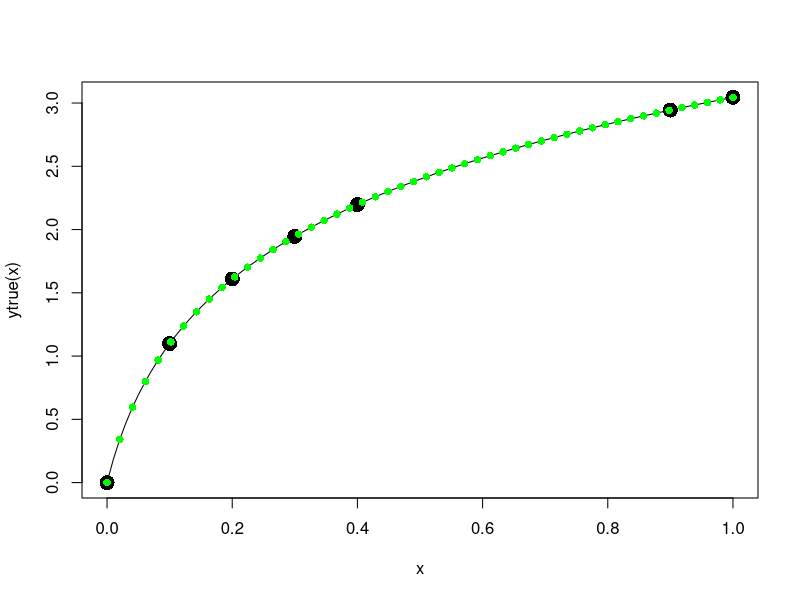

Here is the R script that generated this plot: (Note: this script raises an error after producing the figure.)
## ---- chunk 1
# monotone increasing function
ytrue <- function(x) {log(20*x + 1)}  # x > -1/20

# inputs where fcn evaluated
x <- c(0, 0.1, 0.2, 0.3, 0.4, 0.9, 1)   
# true/known model values
y <- ytrue(x)

# prediction set inputs
xstar <- seq(0, 1, length.out = 50) 

# derivative set inputs
xprime <- c(0.42, 0.47, 0.52, 0.57, 0.62, 0.67, 0.72, 0.77, 0.82, 0.87)  

given <- list(x = cbind(x), xprime = cbind(xprime), xstar = cbind(xstar), 
              y = y)
## ---- chunk 2
# GOAL: (l, sig2, ystar1,... ystar50, yprime1, ..., yprime10)
plot(x, ytrue(x), pch = 16, cex = 2)
curve(ytrue, add = TRUE)
points(xstar, ytrue(xstar), pch = 16, col = "green")
points(xstar, chain.ystar[,10], col = "red")
## ---- chunk 3
# N: number of particles

Q1 <- function(N) { 
  # N: number of particles
  # independent, scaled random walk for l proposals
  trunc <- NULL
  
  while(length(trunc) != N) {
    prop <- rnorm(1, 0, 1)
    if (prop > 0) {
      trunc <- c(trunc, prop)
    }
  }
  return(trunc)  # qqq need l >0
}

Q2 <- function(N, sig2.old) {
  # N: number of particles
  # proposal for sig2
  return(rchisq(N, df = sig2old))
}

library(mvtnorm)
Q3 <- function(N, ystar.old, yprime.old, 
               qt, xstar, xprime) {
  
  qt <- 0 
  
  # r(., .) function (p6)
  r <- function(xi, xj, sig2 = 1, ltrans = 1) {
  
  # g(.): from Matern classs of covariance functions
  ## only need g = g_k because dim(x) = 1
  ## modified bessel function of the second kind
  ## https://stat.ethz.ch/pipermail/r-help/2002-December/027850.html
  g <- function(xi, xj, ltrans) {
    
    # 2^(1 - lambda) / gamma(lambda) * 
    #   ( sqrt(2 * lambda) * abs(xi - xj) / l ) ^ lambda *
    #   besselK(sqrt(2 * lambda) * abs(xi - xj) / l, nu = lambda)
    
    ## version where ltrans = sqrt(2 * lambda) / l
    
    # FROM NOW ON l = ltrans
    lambda <- 5/2
    2^(1 - lambda) / gamma(lambda) * 
      ( ltrans * abs(xi - xj) ) ^ lambda *
      besselK( ltrans * abs(xi - xj), nu = lambda)
    
  }
  
  if (xi == xj) {
    return(sig2)
  } else {
    return(sig2 * g(xi, xj, ltrans))
  }
  
  }
  
  # R matrix for a vector of inputs 
  Rmat <- function(x, sig2 = 1, l = 1) {
  
  R <- matrix(NA, nrow = length(x), ncol = length(x))
  
  for (i in 1:length(x)) { # I know this is inefficient
    for (j in 1:length(x)) {
      
        R[i, j] <- r(xi = x[i], xj = x[j], sig2 = sig2, l = l)
      
    }
  }
  
  return(R)
  }
  
  diags <- Rmat(xstar, xprime)
  Sti <- rbind(cbind(Rmat(xstar, xstar)), diags,
               cbind(diags, Rmat(xprime, xprime)))
  
  return(dmvnorm(N, 
                 mean = c(ystar.old, yprime.old), 
                 sigma = qt*Sti))
  
}
## ---- chunk 4
N <- 100  # particles
n <- 20  # time
tau <- seq(0, 10e-6, length.out = n-1)

# 1. initialise (ith row = ith particle)
particles.l <- matrix(1, ncol = 1, nrow = N)
particles.sig2 <- matrix(1, ncol = 1, nrow = N)
particles.ystar <- matrix(NA, ncol = length(xstar), nrow = N)
particles.yprime <- matrix(NA, ncol = length(xprime), nrow = N)

for (i in 1:N) {
 particles.ystar[i,] <- ytrue(xstar) + rnorm(length(xstar)) 
 particles.yprime[i,] <- 20 / (20*xprime + 1) + rnorm(length(xprime))
}

# 2. weights at time t = 1
W1 <- rep(1/N, N)

# 3. for t = 1,..., T-1
## t = 1
tmp <- rep(NA, N)
Wt <- function(particles.yprime) {
  wtildes <- prod( pnorm(tau[2] * particles.yprime) ) / 
    prod( pnorm(tau[1] * particles.yprime) )
  return(wtildes / sum(wtildes))
}
W1 <- apply(particles.yprime, MARGIN = 1, FUN = Wt)

## resample with W1 (pointless when all 1s)
resample <- sample(1:N, replace = TRUE, prob = W1)

particles.l <- particles.l[resample]
particles.sig2 <- particles.sig2[resample]
particles.ystar <- particles.ystar[resample,]
particles.yprime <- particles.yprime[resample,]

## sample next time step i.e. t + 1
### in parallel? or can propose all N at once
library(mvtnorm)

# R matrix for a vector of inputs 
Rmat <- function(x1, x2, sig2 = 1, l = 1) {
  
  # r(., .) function (p6)
  r <- function(xi, xj, sig2 = sig2, ltrans = sig2) {
  
  # g(.): from Matern classs of covariance functions
  ## only need g = g_k because dim(x) = 1
  ## modified bessel function of the second kind
  ## https://stat.ethz.ch/pipermail/r-help/2002-December/027850.html
  g <- function(xi, xj, ltrans) {
    
    # 2^(1 - lambda) / gamma(lambda) * 
    #   ( sqrt(2 * lambda) * abs(xi - xj) / l ) ^ lambda *
    #   besselK(sqrt(2 * lambda) * abs(xi - xj) / l, nu = lambda)
    
    ## version where ltrans = sqrt(2 * lambda) / l
    
    # FROM NOW ON l = ltrans
    lambda <- 5/2
    2^(1 - lambda) / gamma(lambda) * 
      ( ltrans * abs(xi - xj) ) ^ lambda *
      besselK( ltrans * abs(xi - xj), nu = lambda)
    
  }
  
  if (xi == xj) {
    return(sig2)
  } else {
    return(sig2 * g(xi, xj, ltrans))
  }
  
  }
  
  R <- matrix(NA, nrow = length(x1), ncol = length(x2))
  
  for (i in 1:length(x1)) { # I know this is inefficient
    for (j in 1:length(x2)) {
      
      R[i, j] <- r(xi = x1[i], xj = x2[j], sig2 = sig2, l = l)
      
    }
  }
  
  return(R)
}

posterior <- function(l, sig2, ystar, yprime, tau) {
  # ystar, yprime are vectors
  # \sqrt(2 * lambda) / l ~ chisquared(1)
  lambda <- 5/2
  
  R.ystar.yprime <- Rmat(x1 = ystar, x2 = yprime, sig2 = sig2, l = l)
  Sig <- rbind(cbind(Rmat(ystar, sig2 = sig2, l = l), R.ystar.yprime),
               cbind(R.ystar.yprime, Rmat(yprime, sig2 = sig2, l = l)))
  Sig.obs <- Rmat(y, sig2 = sig2, l = l)
  
  return( dchisq(sqrt(2 * lambda) / l, df = 1) * dchisq(sig2, df = 5) *
            dmvnorm(c(ystar, yprime), mean = c(ystar, yprime), sigma = Sig) *
            dmvnorm(y, mean = rep(0, length(y)), sigma = Sig.obs) *
            prod( pnorm(tau * yprime) ) )
  
}

posterior(l = 1, sig2 = 1, ystar = ytrue(xstar), yprime = 20 / (20 * xprime + 1), tau = 10e-6)

l = 1; sig2 = 1; ystar = ytrue(xstar); yprime = 20 / (20 * xprime + 1); tau = 10e-6

lnew <- Q1(N)
hr.l <- 


## ---- chunk 5
# tau: rigidity of monotonicity constraint
# 0 = tau1 < ... < tauT 
# T == Time
tauT <- 10e-6
tau <- rep(NA, Time)
# assume y1, 

# Wt: weights for N particles at time t (i.e. N-length vector for each t)
#w <- matrix(NA, nrow = N, ncol = Time)

# update weights for each t
update.weights <- function(w, t, tau, yprime) {
  wtilde <- prod(pnorm(tau[t] * yprime)) / prod(pnorm(tau[t-1] * yprime))
  
  
}


## ---- chunk 6
# covariance functions
## dim(x) = 1



 #############################################################

# R matrix



Rmat(x)
## should the diags be NaN ??? qqq I think they should be the sig2???

solve(Rmat(x))  # R inverse




# predicting for 1 new input xstar

# helpers
## qqq pass in sig2, l???
r.xstarX <- function(xstar, x) {
  
  mu <- rep(NA, length(x))  # mean vector for lik1
  for (i in 1:length(x)) {
    mu[i] <- r(xi = xstar, xj = x[i])
  }
  
  return(mu)
  
}

# r.xstar(xstar = xstar[3], x)

## ---- chunk 7
# setup posterior kernel
library(mvtnorm)

post.kernel <- function(xstar, ystar, l, sig2, y, x) {
  
  # likelihood1
  R <- Rmat(x = x, s2 = sig2, l = l)
  Rinv <- solve(R)
  r.xstar <- r.xstarX(xstar = xstar, x = x)
  
  mu.xstar <- r.xstar %*% Rinv %*% y
  tau2.xstar <- r.xstar %*% Rinv %*% r.xstar
  
  likelihood1 <- dmvnorm(ystar, mean = mu.xstar, sigma = tau2.xstar)
  
  # likelihood2
  likelihood2 <- dmvnorm(y, mean = rep(0, length(x)), sigma = R)  # qqq why is this zero...
  
  # priors
  ## recall that l <- ltrans = sqrt(2 * lambda) / l ~ chi(1)
  lambda <- 5/2
  priors <- dchisq(l, df = 1) *
    dchisq(sig2, df = 5)
  
  return( likelihood1 * likelihood2 * priors )
}

# MH

MH.step <- function(Zold, newx, y, x) {
  
  Znew <- c(abs(rnorm(1, mean = Zold[1], sd = 0.01)),
            abs(rnorm(1, mean = Zold[2], sd = 0.01)),
            rnorm(1, mean = Zold[3], sd = 0.1))
  HR <- post.kernel(xstar = newx, ystar = Znew[3], l = Znew[1], sig2 = Znew[2], y = y, x = x) / 
    post.kernel(xstar = newx, ystar = Zold[3], l = Zold[1], sig2 = Zold[2], y = y, x = x)
  
  if (HR > runif(1)) {
    Zi <- Znew
  } else {
    Zi <- Zold
  }
  
  return(Zi)
}

MH.naive <- function(N = 100, newx = xstar[1], y, x) {
  # N: chain length
  Z <- matrix(NA, nrow = N, ncol = 3)
  
  # 1. initialise
  Z0 <- c(0.5, 2, ytrue(newx))
  
  # 2. HR
  ## first step
  Z[1,] <- MH.step(Zold = Z0, newx = newx, y = y, x = x)
  for (i in 2:nrow(Z)) {
    Z[i,] <- MH.step(Zold = Z[i-1,], newx = newx, y = y, x = x)
  }

  return(Z)
}

# debugging
ystar = Znew[3]; l = Znew[1]; sig2 = Znew[2]
test <- MH.naive(N = 100, newx = xstar[1], y = y, x = x)
